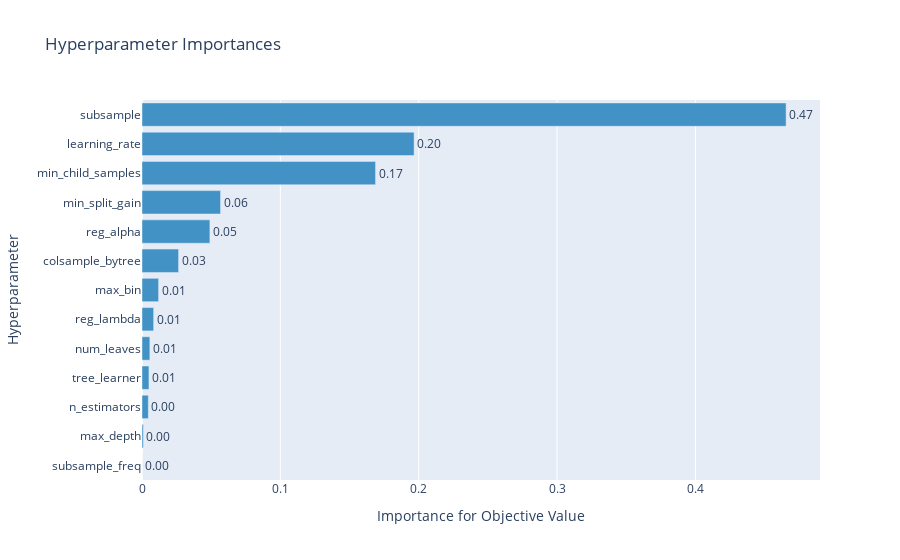

The notebook cell this image was saved under:
### Markdown cell above
##### Features mais importantes para otimizar a recall da classe 1

### Code cell
plot_param_importances(study_LGBM)

### Figure 1 — Plotly figure (JSON) as saved in the notebook; plotly's stock layout.template omitted (floating-point values rounded to 4 significant figures)
{"data": [{"cliponaxis": false, "hovertemplate": ["subsample_freq (CategoricalDistribution): 0.0<extra></extra>", "max_depth (IntUniformDistribution): 0.0009779156680142695<extra></extra>", "n_estimators (IntUniformDistribution): 0.004575456267898413<extra></extra>", "tree_learner (CategoricalDistribution): 0.005020351621345213<extra></extra>", "num_leaves (IntUniformDistribution): 0.005670841362547862<extra></extra>", "reg_lambda (IntUniformDistribution): 0.008420843294476324<extra></extra>", "max_bin (IntUniformDistribution): 0.01198695059054137<extra></extra>", "colsample_bytree (DiscreteUniformDistribution): 0.026441037168388738<extra></extra>", "reg_alpha (IntUniformDistribution): 0.04906661819493096<extra></extra>", "min_split_gain (UniformDistribution): 0.05678992873521265<extra></extra>", "min_child_samples (IntUniformDistribution): 0.168819892878498<extra></extra>", "learning_rate (UniformDistribution): 0.19668118137159746<extra></extra>", "subsample (DiscreteUniformDistribution): 0.4655489828465488<extra></extra>"], "marker": {"color": "rgb(66,146,198)"}, "orientation": "h", "text": ["0.0", "0.0009779156680142695", "0.004575456267898413", "0.005020351621345213", "0.005670841362547862", "0.008420843294476324", "0.01198695059054137", "0.026441037168388738", "0.04906661819493096", "0.05678992873521265", "0.168819892878498", "0.19668118137159746", "0.4655489828465488"], "textposition": "outside", "texttemplate": "%{text:.2f}", "type": "bar", "x": [0, 0.0009779, 0.004575, 0.00502, 0.005671, 0.008421, 0.01199, 0.02644, 0.04907, 0.05679, 0.1688, 0.1967, 0.4655], "y": ["subsample_freq", "max_depth", "n_estimators", "tree_learner", "num_leaves", "reg_lambda", "max_bin", "colsample_bytree", "reg_alpha", "min_split_gain", "min_child_samples", "learning_rate", "subsample"]}], "layout": {"showlegend": false, "title": {"text": "Hyperparameter Importances"}, "xaxis": {"title": {"text": "Importance for Objective Value"}}, "yaxis": {"title": {"text": "Hyperparameter"}}}}
